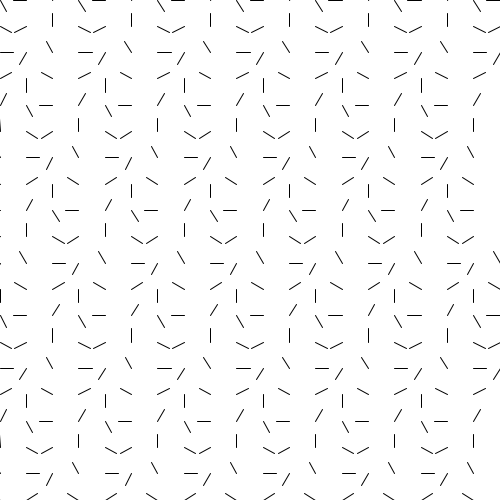
Frame 1 (no input)
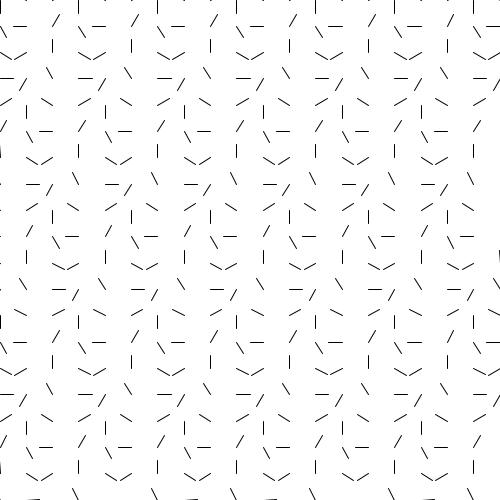
Frame 60 (the mouse pressed at the canvas centre just before this capture)
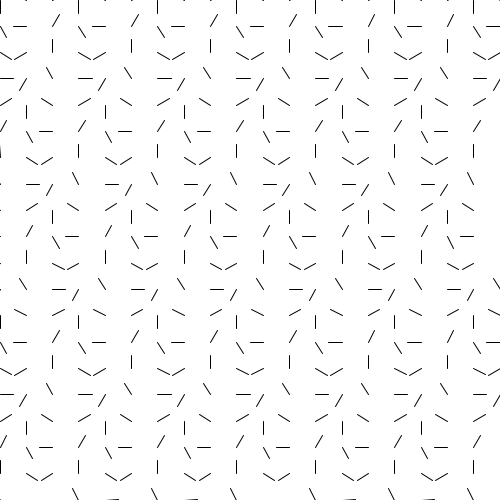
Frame 120 (the mouse held since frame 60 and released just before this capture)

The Processing sketch that drew these frames (run headless with seeded random() and noise(); from frame 60 on, the mouse is pressed at the canvas centre):

// Processing sketch: w2_05
// ── w2_05.pde
/*
 * Creative Coding
 * Week 2, 05 - Moving Patterns 1
 * by Indae Hwang and Jon McCormack
 * Copyright (c) 2014 Monash University
 *
 * This sketch builds on the previous sketches, drawing shapes based on the
 * current framerate. The movement of individual shapes combine to create a
 * gestalt field of motion. Use the arrow keys on your keyboard to change the
 * frame rate. 
 * 
 */

// variable used to store the current frame rate value
int frame_rate_value;

void setup() {
  size(500, 500);

  frame_rate_value = 6;
  frameRate(frame_rate_value);
  rectMode(CENTER);
  background(255);
}


void draw() {

  background(255);

  int num = 20;
  int margin = 0;
  float gutter = 0; //distance between each cell
  float cellsize = ( width - (2 * margin) - gutter * (num - 1) ) / (num - 1);

  int circleNumber = 0; // counter
  for (int i=0; i<num; i++) {
    for (int j=0; j<num; j++) {
      circleNumber = (i * num) + j; // different way to calculate the circle number from w2_04

      float tx = margin + cellsize * i + gutter * i;
      float ty = margin + cellsize * j + gutter * j;

      movingCircle(tx, ty, cellsize, circleNumber);
    }
  }
} //end of draw 


void movingCircle(float x, float y, float size, int circleNum) {

  float finalAngle;
  finalAngle = frameCount + circleNum;

  //the rotating angle for each tempX and tempY postion is affected by frameRate and angle;  
  float tempX = x + (size / 2) * sin(PI / frame_rate_value * finalAngle);
  float tempY = y + (size / 2) * cos(PI / frame_rate_value * finalAngle);

  noStroke();
  fill(0);
  //rect(tempX, tempY, size/5, size/5);
  //rect(tempX, tempY, 1, size*5);
  stroke(0);
  noFill();
  stroke(0);
  line(x, y, tempX, tempY);
}


/*
 * keyReleased function
 *
 * called automatically by Processing when a keyboard key is released
 */
void keyReleased() {

  // right arrow -- increase frame_rate_value
  if (keyCode == RIGHT && frame_rate_value < 60) {
    frame_rate_value++;
  }

  // left arrow -- decrease frame_rate_value
  if ( keyCode == LEFT && frame_rate_value > 1) {
    frame_rate_value--;
  }

  // set the frameRate and print current value on the screen
  frameRate(frame_rate_value);
  println("Current frame Rate is: " + frame_rate_value);
}
